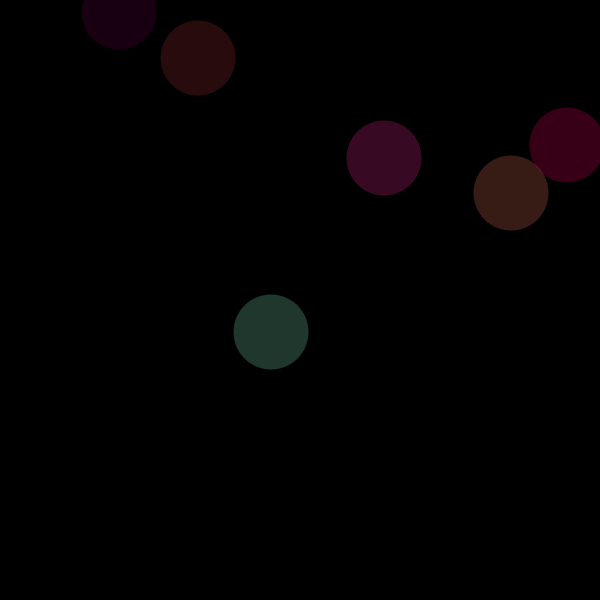
Frame 1 (no input)
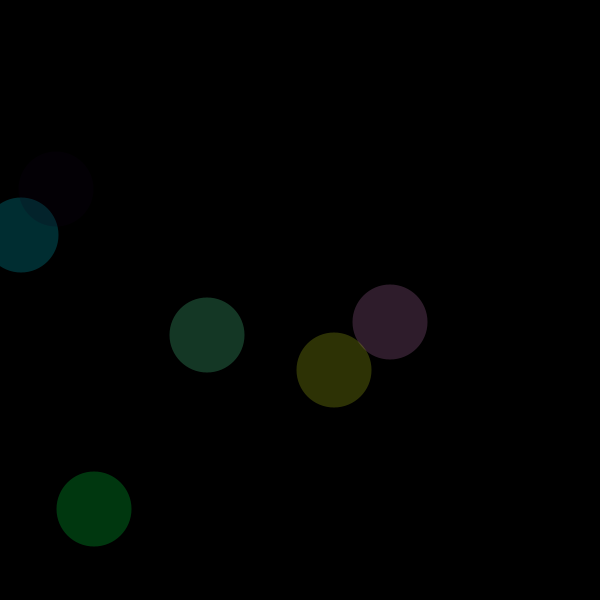
Frame 60 (the mouse pressed at the canvas centre just before this capture)
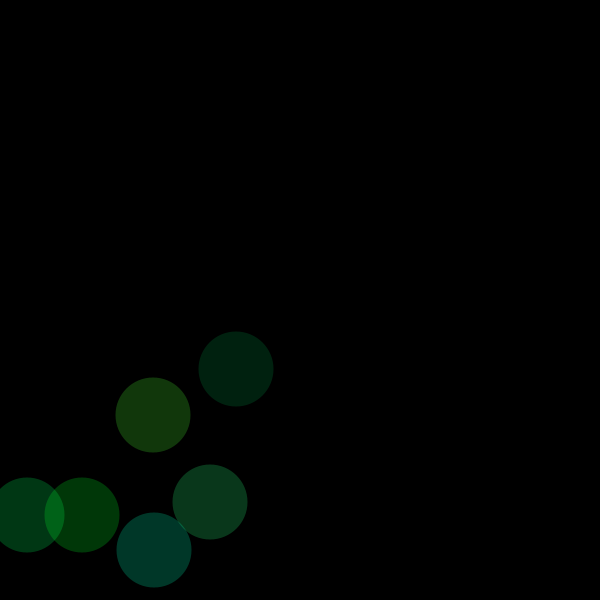
Frame 120 (the mouse held since frame 60 and released just before this capture)

The Processing sketch that drew these frames (run headless with seeded random() and noise(); from frame 60 on, the mouse is pressed at the canvas centre):

// Processing sketch: processing_82606
// ── processing_82606.pde

//Benjamin Z. Mods 16/17. Computer Programming 1. Bouncing Ball
Ball bob;
Ball bill;
Ball aaa;
Ball ccc;
Ball steve;
Ball qwer;
void setup()
{
  frameRate(500);
  size(600, 600);
  bob=new Ball();
  bill=new Ball();
  ccc=new Ball();
  aaa=new Ball();
  steve=new Ball();
  qwer=new Ball();
}

void draw()
{
  background(0);
  bob.move();
  bob.bounce();
  bob.show();
  bill.move();
  bill.bounce();
  bill.show();
  ccc.move();
  ccc.bounce();
  ccc.show();
  aaa.move();
  aaa.bounce();
  aaa.show();
  steve.move();
  steve.bounce();
  steve.show();
  qwer.move();
  qwer.bounce();
  qwer.show();
}

class Ball
{
  int x, y,a,b,z;
  boolean up, right;
  Ball()
  {
   
    x=int(random(600));
    y=int(random(600));
    up=false;
    right=false;
  }

void move()
{
  if (right==true)
  {
    x=x+3;
  }
  if (right==false)
  {
    x=x-3;
  }
  if (up==true)
  {
    y=y-3;
  }
  if (up==false)
  {
    y=y+3;
  }
}
void bounce()
{
  if (x<0)
  {
    right=true;
  }
  if (x>600)
  {
    right=false;
  }
  if (y<10)
  {
    up=false;
  }
  if (y>600)
  {
    up=true;
  }
}
void show()
{
  noStroke();
  fill((x-random(255)),(y-random(255)),random(255),55);
  ellipse(x,y, 75, 75);
}
}
